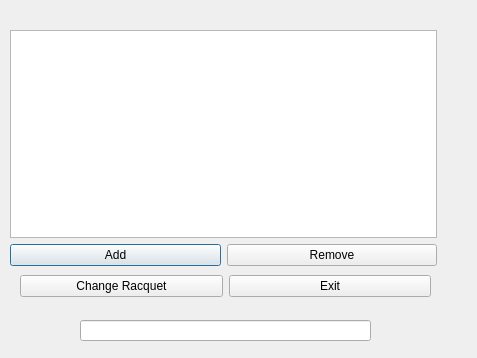
<?xml version="1.0" encoding="UTF-8"?>
<ui version="4.0">
 <class>Dialog</class>
 <widget class="QDialog" name="Dialog">
  <property name="geometry">
   <rect>
    <x>0</x>
    <y>0</y>
    <width>477</width>
    <height>358</height>
   </rect>
  </property>
  <property name="windowTitle">
   <string>Dialog</string>
  </property>
  <widget class="QLineEdit" name="Enterracquet">
   <property name="geometry">
    <rect>
     <x>80</x>
     <y>320</y>
     <width>291</width>
     <height>21</height>
    </rect>
   </property>
  </widget>
  <widget class="QWidget" name="">
   <property name="geometry">
    <rect>
     <x>10</x>
     <y>30</y>
     <width>427</width>
     <height>236</height>
    </rect>
   </property>
   <layout class="QVBoxLayout" name="verticalLayout">
    <item>
     <widget class="QListWidget" name="listWidget"/>
    </item>
    <item>
     <layout class="QHBoxLayout" name="horizontalLayout_2">
      <item>
       <widget class="QPushButton" name="pushButton_Add">
        <property name="text">
         <string>Add</string>
        </property>
       </widget>
      </item>
      <item>
       <widget class="QPushButton" name="pushButton_Remove">
        <property name="text">
         <string>Remove</string>
        </property>
       </widget>
      </item>
     </layout>
    </item>
   </layout>
  </widget>
  <widget class="QWidget" name="">
   <property name="geometry">
    <rect>
     <x>20</x>
     <y>270</y>
     <width>411</width>
     <height>32</height>
    </rect>
   </property>
   <layout class="QHBoxLayout" name="horizontalLayout">
    <item>
     <widget class="QPushButton" name="pushButton_change">
      <property name="text">
       <string>Change Racquet</string>
      </property>
     </widget>
    </item>
    <item>
     <widget class="QPushButton" name="pushButton_exit">
      <property name="text">
       <string>Exit</string>
      </property>
     </widget>
    </item>
   </layout>
  </widget>
 </widget>
 <resources/>
 <connections/>
</ui>
